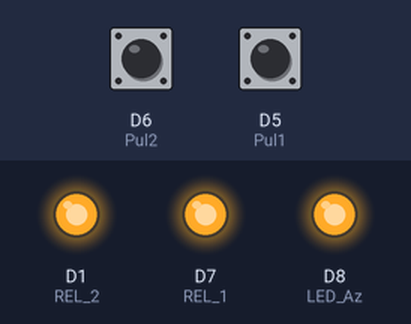
Bench run of a sketch on a simulated ESP8266 (NodeMCU). On the bench: output pins drawn as LEDs (lit = HIGH). Dashed ring = blinking. Inputs (shaded band) come from the test bench; at power-on: D6 (Pul2) HIGH, D5 (Pul1) HIGH. WiFi joins after 1.5 s; servers stay silent unless stated; no MQTT or app messages arrive unless stated.

Above: at 2.7 s.
2.8 s: D6 (Pul2) pulsed LOW 5 times (0.12 s each, 0.3 s apart)
At 3.37 s:
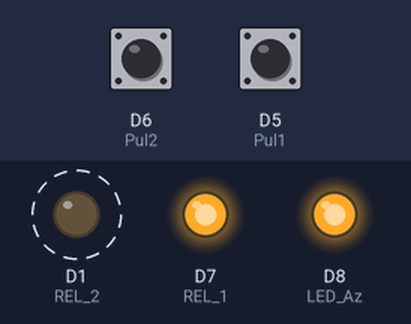
5.8 s: D6 (Pul2) pulled LOW for 0.15 s
At 7.1 s:
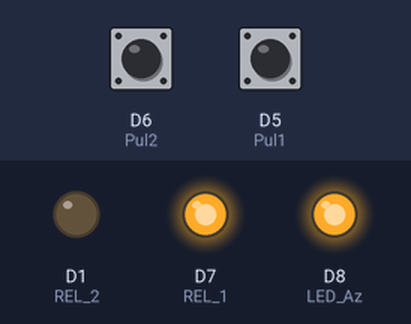
7.4 s: D6 (Pul2) pulled LOW for 1 s
At 9.6 s:
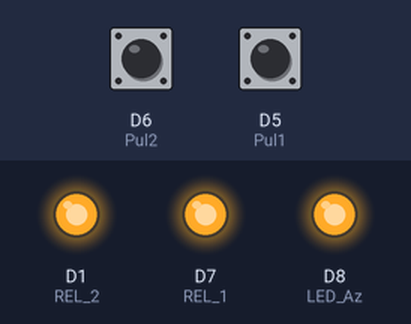
9.9 s: D5 (Pul1) pulsed LOW 2 times (0.12 s each, 0.3 s apart)
At 10.7 s:
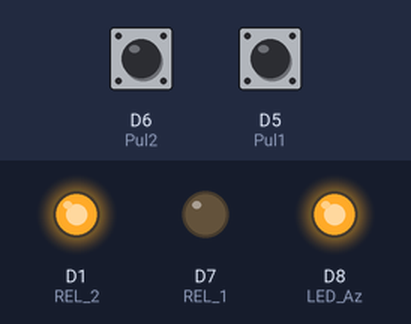
12.0 s: D6 (Pul2) pulled LOW for 0.15 s
At 13.1 s:
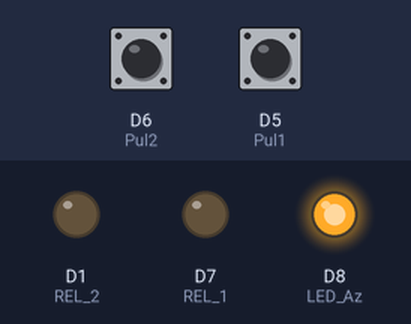
Timing chart, 0 to 14.6 s (numbered marks = the images above; inputs shaded):
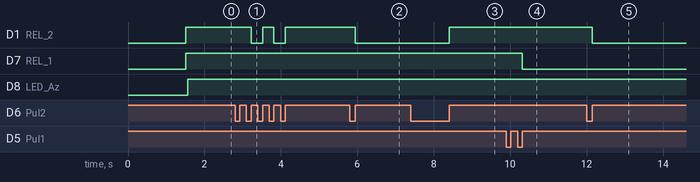

Measured:
- after the input at 2.8 s, D1 (REL_2): alternates HIGH for 0.30 s and LOW for 0.30 s, 4 changes in all, then stays HIGH, starting after 0.42 s
- after the input at 5.8 s, D1 (REL_2): HIGH → LOW after 0.15 s
- after the input at 7.4 s, D1 (REL_2): LOW → HIGH after 1.0 s
- after the input at 9.9 s, D7 (REL_1): HIGH → LOW after 0.42 s
- after the input at 12.0 s, D1 (REL_2): HIGH → LOW after 0.15 s

The sketch:

XCasaNodos.ino
```cpp
#include <ESP8266WiFi.h>
#include "PubSubClient.h"

// TODO:
// Al reconectar se debe actualizar el estado en la nueva si es que se cambio mientras no habia conexion.
// ver de colocar un bandera para estado de ultima modificacion, local o web

double pendiente1;
double pendiente2;

String s_orden01;
String s_orden02;
String s_encender01;
String s_encender02;
String s_estado01;
String s_estado02;

String s_clienteNombre;

boolean b_esReset;
volatile boolean b_estado1ant;
volatile boolean b_estado2ant;

const char mqtt_wifi_ssid[] = "Fibertel Moco";
const char mqtt_wifi_pass[] = "00492505506";
const char mqtt_broker[] = "homeassistant";
const int mqtt_port = 1883;
const char mqtt_user[] = "admin";
const char mqtt_pass[] = "3UreK49";
const char mqtt_clientid[] = "MQTTC001";

WiFiClient mqtt_wifiClient;
PubSubClient mqtt_client(mqtt_wifiClient);

char mqtt_payload[64];

const int LED_Az = D8;

const int REL_1 = D7;
const int REL_2 = D1;

const int Pul1 = D5;
const int Pul2 = D6;

//para contra efecto rebote o DEBOUNCE
const int timeThreshold = 200;
long startTime1 = 0;
long startTime2 = 0;

void mqtt_setup() {
  delay(10);;
  WiFi.begin(mqtt_wifi_ssid, mqtt_wifi_pass);
  while (WiFi.status() != WL_CONNECTED) delay(500);
  randomSeed(micros());
  mqtt_client.setServer(mqtt_broker, mqtt_port);
  mqtt_client.setCallback(mqtt_callback);
  mqtt_subscribe();
}

void mqtt_loop() {
  if (!mqtt_client.connected()) {
    digitalWrite(LED_Az, LOW);
    mqtt_client.connect(mqtt_clientid, mqtt_user, mqtt_pass);
    mqtt_subscribe();
  }
  if (mqtt_client.connected()) {
    digitalWrite(LED_Az, HIGH);

    // ACA COMPARAR ESTADOS SI EL ESTADO DEL LED CAMBIO DURANTE LA DESCONECION, ENVIAR NUEVAMENTE

    mqtt_client.loop();
  }
}

double mqtt_payload2double(unsigned char *_payload, int _length) {
  int i;
  for (i = 0; i < _length && i < 64; i++) {
    mqtt_payload[i] = _payload[i];
  }
  mqtt_payload[i] = 0;
  return atof(mqtt_payload);
}

String mqtt_payload2string(unsigned char *_payload, int _length) {
  int i;
  for (i = 0; i < _length && i < 64; i++) {
    mqtt_payload[i] = _payload[i];
  }
  mqtt_payload[i] = 0;
  return String(mqtt_payload);
}
void mqtt_callback(char* _topic, unsigned char* _payload, unsigned int _payloadlength) {
  double v = mqtt_payload2double(_payload, _payloadlength);
  String vt = mqtt_payload2string(_payload, _payloadlength);
  if (String(_topic) == String(s_encender01))s_orden01 = vt;
  if (String(_topic) == String(s_encender02))s_orden02 = vt;
}

void mqtt_subscribe() {
  mqtt_client.subscribe(String(s_encender01).c_str());
  mqtt_client.subscribe(String(s_encender02).c_str());
}

void IRAM_ATTR Pulsado1() {

  if (millis() - startTime1 > timeThreshold)
  {
    if (b_estado1ant) {
      // off en circuito cerrado On es circuito abierto!
      digitalWrite(REL_1, HIGH);

      b_estado1ant = false;
      if (mqtt_client.connected()) {
        mqtt_client.publish(String(s_encender01).c_str(), String(String("OFF")).c_str());
      }
    } else {
      digitalWrite(REL_1, LOW);

      b_estado1ant = true;
      if (mqtt_client.connected()) {
        mqtt_client.publish(String(s_encender01).c_str(), String(String("ON")).c_str());
      }
    }
    s_orden01 = String("");

    startTime1 = millis();
  }
}

void IRAM_ATTR Pulsado2() {
  if (millis() - startTime2 > timeThreshold)
  {
    if (b_estado2ant) {
      // off en circuito cerrado On es circuito abierto!
      digitalWrite(REL_2, HIGH);

      b_estado2ant = false;
      if (mqtt_client.connected()) {
        mqtt_client.publish(String(s_encender02).c_str(), String(String("OFF")).c_str());
      }

    } else {
      digitalWrite(REL_2, LOW);

      b_estado2ant = true;
      if (mqtt_client.connected()) {
        mqtt_client.publish(String(s_encender02).c_str(), String(String("ON")).c_str());
      }
    }
    s_orden02 = String("");

    startTime2 = millis();
  }

}

void Reles() {
  //if (mqtt_client.connected()) {
  //digitalWrite(LED_Az, HIGH);
  if (String(s_orden01).equals(String("ON"))) {
    digitalWrite(REL_1, LOW);
    b_estado1ant = true;
    mqtt_client.publish(String(s_estado01).c_str(), String(String("ON")).c_str());

  } else if (String(s_orden01).equals(String("OFF"))) {
    digitalWrite(REL_1, HIGH);
    b_estado1ant = false;
    mqtt_client.publish(String(s_estado01).c_str(), String(String("OFF")).c_str());
  }
  s_orden01 = String("");
  if (String(s_orden02).equals(String("ON"))) {
    digitalWrite(REL_2, LOW);
    b_estado2ant = true;
    mqtt_client.publish(String(s_estado02).c_str(), String(String("ON")).c_str());

  } else if (String(s_orden02).equals(String("OFF"))) {
    digitalWrite(REL_2, HIGH);
    b_estado2ant = false;
    mqtt_client.publish(String(s_estado02).c_str(), String(String("OFF")).c_str());
  }
  s_orden02 = String("");

  //} else {
  // digitalWrite(LED_Az, LOW);
  //}
}

void setup()
{
  pinMode(LED_Az, OUTPUT);
  pinMode(REL_1, OUTPUT);
  pinMode(REL_2, OUTPUT);
  mqtt_setup();

  pinMode(Pul1, INPUT_PULLUP);
  pinMode(Pul2, INPUT_PULLUP);

  attachInterrupt(digitalPinToInterrupt(Pul1), Pulsado1, RISING);
  attachInterrupt(digitalPinToInterrupt(Pul2), Pulsado2, RISING);

  ESP.wdtDisable();
  digitalWrite(LED_Az, LOW);

  digitalWrite(REL_1, HIGH);
  digitalWrite(REL_2, HIGH);

  // en estado ON es para que si estaba enncendi la luz antes de que se desconectara o se cortara la laimentaicon, se resetea a apagao.
  b_esReset = true;
  b_estado1ant = true;
  b_estado2ant = true;
  s_clienteNombre = String("MQTTC001");

  s_encender01 = String(s_clienteNombre) + String("/pulsador01");
  s_encender02 = String(s_clienteNombre) + String("/pulsador02");
  s_estado01 = String(s_clienteNombre) + String("/estado/pulsador01");
  s_estado02 = String(s_clienteNombre) + String("/estado/pulsador02");
  s_orden01 = String("");
  s_orden02 = String("");

}


void loop()
{
  yield();

  mqtt_loop();
  if (b_esReset) {
    if (mqtt_client.connected()) {
      mqtt_client.publish(String(s_encender01).c_str(), String(String("OFF")).c_str());
      mqtt_client.publish(String(s_encender02).c_str(), String(String("OFF")).c_str());
    }
    b_esReset = false;

  } else {

    Reles();

  }
  ESP.wdtFeed();

}
```
